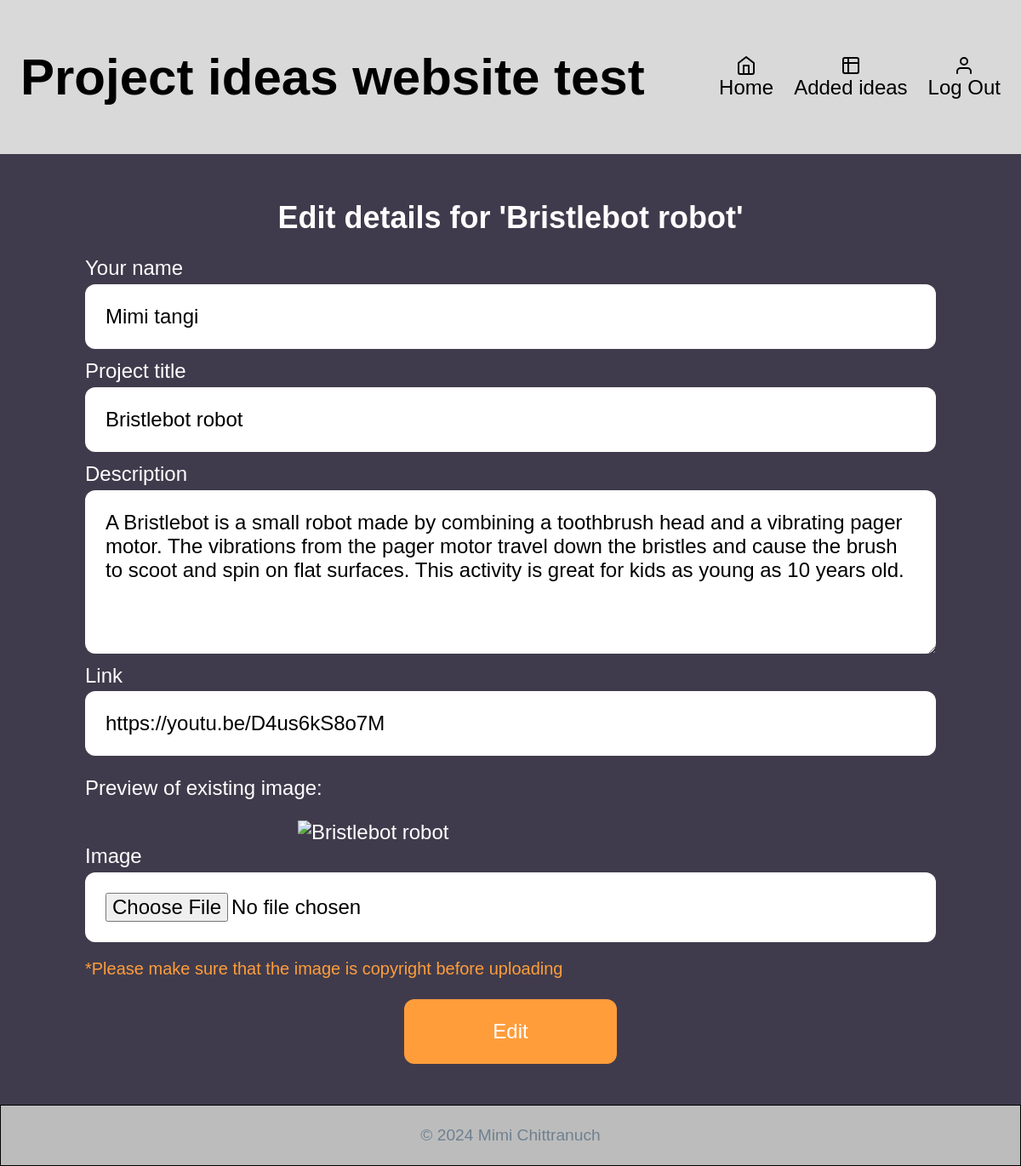
The app's page /site/form-edit.php?id=20&area=4 (signed in) with its own data.
### tables this page shows
CREATE TABLE `ideas` (
  `id` int NOT NULL AUTO_INCREMENT,
  `area` int NOT NULL,
  `title` varchar(100) NOT NULL,
  `description` varchar(5000) NOT NULL,
  `link` varchar(500) DEFAULT NULL,
  `image_data` longblob,
  `image_type` varchar(20) DEFAULT NULL,
  `student_name` varchar(100) NOT NULL,
  PRIMARY KEY (`id`),
  KEY `area` (`area`),
  CONSTRAINT `ideas_ibfk_2` FOREIGN KEY (`area`) REFERENCES `areas` (`id`) ON DELETE CASCADE ON UPDATE RESTRICT
);

### site/form-edit.php (the view, shortened to what this page needs)
<?php
include 'partials/_top.php';
$ideaID = $_GET['id'] ?? null;
$db = connectToDB();
$query = 'SELECT * FROM ideas WHERE id=?';
try{
    $stmt = $db->prepare($query);
    $stmt->execute([$ideaID]);
    $idea = $stmt->fetch();
}
catch (PDOexception $e) {
    consoleLog($e->getMessage(), 'DB List Fetch', ERROR);
    die('There was an error getting data from the database');
}
?>
<h2 class="center-title">Edit details for '<?= $idea['title'] ?>'</h2>
<form method="post" action='edit-idea.php' enctype="multipart/form-data">
    <label>Your name</label>
    <input name="sname"
           type="text"
           placeholder="e.g. Mimi Tangitcharoen"
           value="<?= $idea['student_name'] ?>"
           required>
    <label>Project title</label>
    <input name="title"
           type="text"
           placeholder="e.g. DIY necklace"
           value="<?= $idea['title']?>"
           required>
    <label>Description</label>
    <textarea name="description"
           placeholder="e.g. This necklace is..."
           required><?= $idea['description'] ?></textarea>
    <label>Link</label>
    <input name="link"
           type="url"
           placeholder="e.g. http://www.necklace.com/index.html"
           value= "<?= $idea['link']?>"
           required>
    <p>Preview of existing image:</p>
    <?php
    if(!$idea['image_type'] or !$idea['image_type']){
        echo '<p>No existing image</p>';
    }
    else{
    echo   '<img src="load-image.php?id=' . $idea['id'] . '" class="details-image" alt="' . $idea['title'] . '">';
    }
    ?>
    <label>Image</label>
    <input type="file" name="image" accept="image/*">
    <p id="copyright"> *Please make sure that the image is copyright before uploading </p>
    <input type="submit" value="Edit">
</form>
<?php include 'partials/bottom.php'; ?>

### site/css/styles.css (style rules this page uses)
* { box-sizing: border-box; }
html { font-family: "Gill Sans", "Gill Sans MT", Calibri, sans-serif; font-size: 24px; }
body { background-color: rgba(64, 59, 76, 1); color: white; margin: 0; min-height: 100vh; display: flex; flex-direction: column; }
.center-title { text-align: center; margin-bottom: 0.5rem; }
form { width: max-content; margin: 1rem auto; gap: 2rem; }
label { display: block; color: white; margin-bottom: 0.2rem; }
input, textarea { width: 1000px; display: block; font-family: inherit; font-size: inherit; border-radius: 0.5rem; justify-content: space-between; padding: 1rem 1rem; border-style: none; margin-bottom: 0.5rem; background-color: white; color: black; }
textarea { min-height: 8rem; }
input[type="submit" i] { width: 250px; margin: 1rem auto; color: white; background-color: rgba(255, 157, 59, 1); border-style: none; }
#copyright { color: rgba(255, 157, 59, 1); font-size: 20px; }
h2 { text-align: center; margin-bottom: 0.5rem; }
img { display: block; margin: auto; max-width: 500px; max-height: 500px; object-fit: scale-down; }

### records on screen
ideas: title "Bristlebot robot", sname "Mimi tangi", description "A Bristlebot is a small robot made by combining a toothbrush head and a vibrating pager motor. The vibrations from the pager motor travel down the bristles and cause the brush to scoot and spin on flat surfaces. This activity is great for kids as young as 10 years old.", link "https://youtu.be/D4us6kS8o7M"
